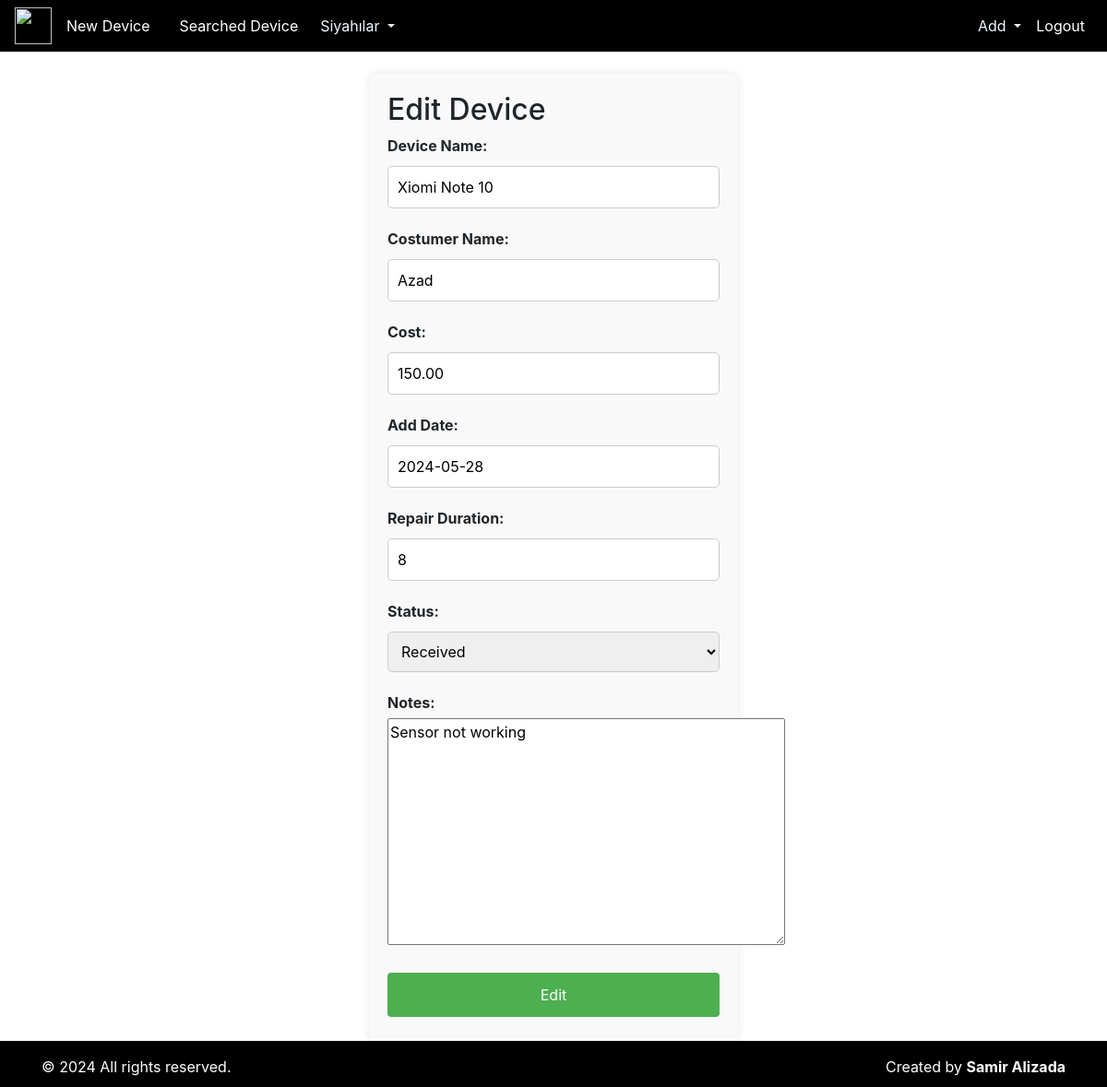
Page /device/4/edit/ (signed in) on the committed database.
### repair/models.py (models this page shows, shortened)
class Device(models.Model):
    STATUS_CHOICES = [
        ('Received', 'Received'),
        ('In Progress', 'In Progress'),
        ('Completed', 'Completed'),
        ('Delivered', 'Delivered')
    ]
    series_id = models.CharField(max_length=6, unique=True, blank=True)  # Make sure this is unique
    device_name = models.CharField(max_length=100)
    customer_name = models.CharField(max_length=100)
    repair_cost = models.DecimalField(max_digits=10, decimal_places=2)
    repair_duration = models.IntegerField()
    add_date = models.DateField(default=timezone.now)
    delivery_date = models.DateField()
    status = models.CharField(max_length=20, choices=STATUS_CHOICES, default='Received')
    notes = models.TextField(blank=True, null=True)

### repair/views.py (the view)
# urls.py: path('device/<int:pk>/edit/', device_edit, name='device_edit'),
@login_required
def device_edit(request, pk):
    device = get_object_or_404(Device, pk=pk)
    if request.method == "POST":
        form = DeviceForm(request.POST, instance=device)
        if form.is_valid():
            device = form.save()
            return redirect('device_detail', pk=device.pk)
    else:
        form = DeviceForm(instance=device)
    return render(request, 'repairs/device_edit.html', {'form': form})

### repair/forms.py
class DeviceForm(forms.ModelForm):
    class Meta:
        model = Device
        fields = ['device_name', 'customer_name', 'repair_cost', 'repair_duration', 'add_date', 'status', 'notes']

### templates/repairs/device_edit.html (shortened to what this page needs)
{% include "index.html" %}
{% block content %}
<form method="post">
    <h2>Edit Device</h2>
    <div class="form-group">
        <label for="id_product_name">Device Name:</label>
        {{ form.device_name }}
    </div>
    <div class="form-group">
        <label for="id_date">Costumer Name:</label>
        {{ form.customer_name }}
    </div>
    <div class="form-group">
        <label for="id_price">Cost:</label>
        {{ form.repair_cost }}
    </div>
    <div class="form-group">
        <label for="id_stock_number">Add Date:</label>
        {{ form.add_date }}
    </div>
    <div class="form-group">
        <label for="id_stock_number">Repair Duration:</label>
        {{ form.repair_duration }}
    </div>
    <div class="form-group">
        <label for="id_stock_number">Status:</label>
        {{ form.status }}
    </div>
    <div class="form-group">
        <label for="id_stock_number">Notes:</label>
        {{ form.notes }}
    </div>
    <button type="submit">Edit</button>
</form>
{% endblock content %}

### templates/repairs/device_edit.html (style rules this page uses)
form { max-width: 400px; margin: 0 auto; padding: 20px; background: #f9f9f9; border-radius: 8px; box-shadow: 0 0 10px rgba(0, 0, 0, 0.1); }
input[type="text"], input[type="date"], input[type="number"], input[type="textarea"], select { width: 100%; padding: 10px; margin: 5px 0; border: 1px solid #ccc; border-radius: 5px; box-sizing: border-box; }
button[type="submit"] { background-color: #4CAF50; color: white; padding: 12px 20px; margin: 8px 0; border: none; border-radius: 4px; cursor: pointer; width: 100%; }
label { font-weight: bold; margin-bottom: 5px; }

### rows in the picture
Device: device_name "Xiomi Note 10", customer_name "Azad", repair_cost "150.00", add_date "2024-05-28", repair_duration "8", status "Received", notes "Sensor not working"
